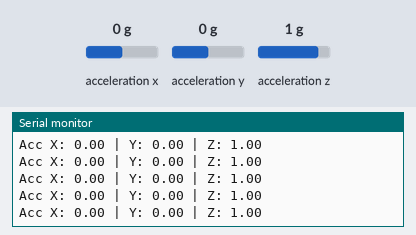
The sketch below on a simulated Arduino Nano 33 BLE. On the bench: the last lines printed to the serial monitor. The inputs (shaded band) are chosen by the test bench; at power-on: acceleration x 0 g, acceleration y 0 g, acceleration z 1 g. Nothing arrives over Bluetooth unless stated; a phone connects over Bluetooth LE 3 s after start.

Above: at 3.9 s.
4.0 s: acceleration x set to -1.4 g
At 4.02 s:
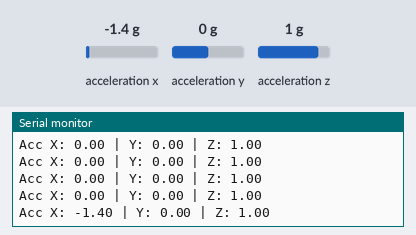
5.5 s: acceleration y set to -1.4 g
At 5.55 s:
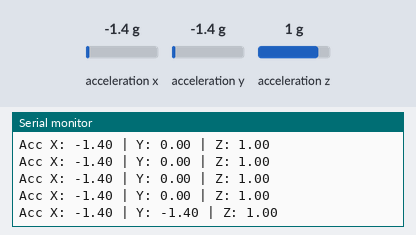
7.0 s: acceleration z set to -1.4 g
At 7.07 s:
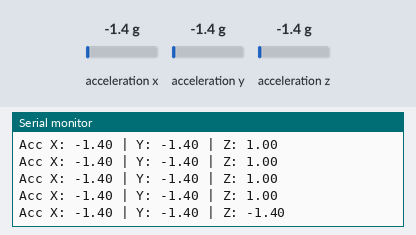

The sketch:

LB_IOT_P4_2_3.ino
```cpp
// ------------------------------------------------------------
//  Author: Miguel A.Lorenzo
//  Date: 21/10/2026
//  Subject: IoT Communications Laboratory
//  Master: MSc in Electronic Engineering
//  University: University of Zaragoza EINA/UNIZAR
// ------------------------------------------------------------


#include <ArduinoBLE.h>
#include <Arduino_LSM9DS1.h> // Librería del acelerómetro integrado (Para Nano 33 BLE Rev1)
// NOTA: Si usas una Arduino Nano 33 BLE Rev2, sustituye la librería por: #include <Arduino_LSM6DS3.h>

// Definición de UUIDs para el Servicio y la Característica del Acelerómetro
BLEService accelService("19B10010-E008-4E6F-9A37-7D23D95F3698");

// Característica de 12 bytes (3 variables float x 4 bytes cada una: X, Y, Z)
// Permisos solicitados: Solo Lectura (BLERead) y Notificaciones (BLENotify)
BLECharacteristic accelDataChar("19B10011-E008-4E6F-9A37-7D23D95F3698", BLERead | BLENotify, 12);

// Array para almacenar temporalmente los ejes [X, Y, Z]
float accelData[3] = {0.0f, 0.0f, 0.0f};

void setup() {
  Serial.begin(115200);

  // 1. Inicializar el sensor de movimiento (IMU)
  if (!IMU.begin()) {
    Serial.println("Error al inicializar el acelerómetro IMU.");
    while (1);
  }

  // 2. Inicializar el módulo BLE
  if (!BLE.begin()) {
    Serial.println("Error al inicializar el módulo BLE.");
    while (1);
  }

  // Configuración de la publicidad (Advertising)
  BLE.setLocalName("Nano33_Acelerometro");
  BLE.setAdvertisedService(accelService);

  // Configuración del árbol GATT
  accelService.addCharacteristic(accelDataChar);
  BLE.addService(accelService);

  // Valor inicial (12 bytes a cero)
  accelDataChar.writeValue((byte*)accelData, sizeof(accelData));

  // Iniciar la transmisión
  BLE.advertise();
  Serial.println("Periférico GATT activo. Esperando conexión del Central...");
}

void loop() {
  // Esperar a que un dispositivo central (móvil o PC) se conecte
  BLEDevice central = BLE.central();

  if (central) {
    Serial.print("Dispositivo conectado: ");
    Serial.println(central.address());

    while (central.connected()) {
      // Comprobar si el acelerómetro tiene lecturas nuevas disponibles
      if (IMU.accelerationAvailable()) {
        // Leer las aceleraciones en Gs (X, Y, Z)
        IMU.readAcceleration(accelData[0], accelData[1], accelData[2]);

        // Actualizar el valor en el atributo GATT.
        // Al usar 'writeValue', la librería emite automáticamente una NOTIFICACIÓN
        // a la app central si esta se ha suscrito a los avisos.
        accelDataChar.writeValue((byte*)accelData, sizeof(accelData));

        // Muestra de datos por puerto serie para depuración
        Serial.print("Acc X: "); Serial.print(accelData[0]);
        Serial.print(" | Y: "); Serial.print(accelData[1]);
        Serial.print(" | Z: "); Serial.println(accelData[2]);
      }

      // Tasa de refresco ajustable (100 ms = 10Hz)
      delay(100);
    }

    Serial.println("Dispositivo central desconectado.");
  }
}
```

Measured:
- after the input at 4.0 s, the serial monitor: prints a new line at once (image 1)
- after the input at 5.5 s, the serial monitor: prints a new line at once (image 2)
- after the input at 7.0 s, the serial monitor: prints a new line after 0.07 s (image 3)
